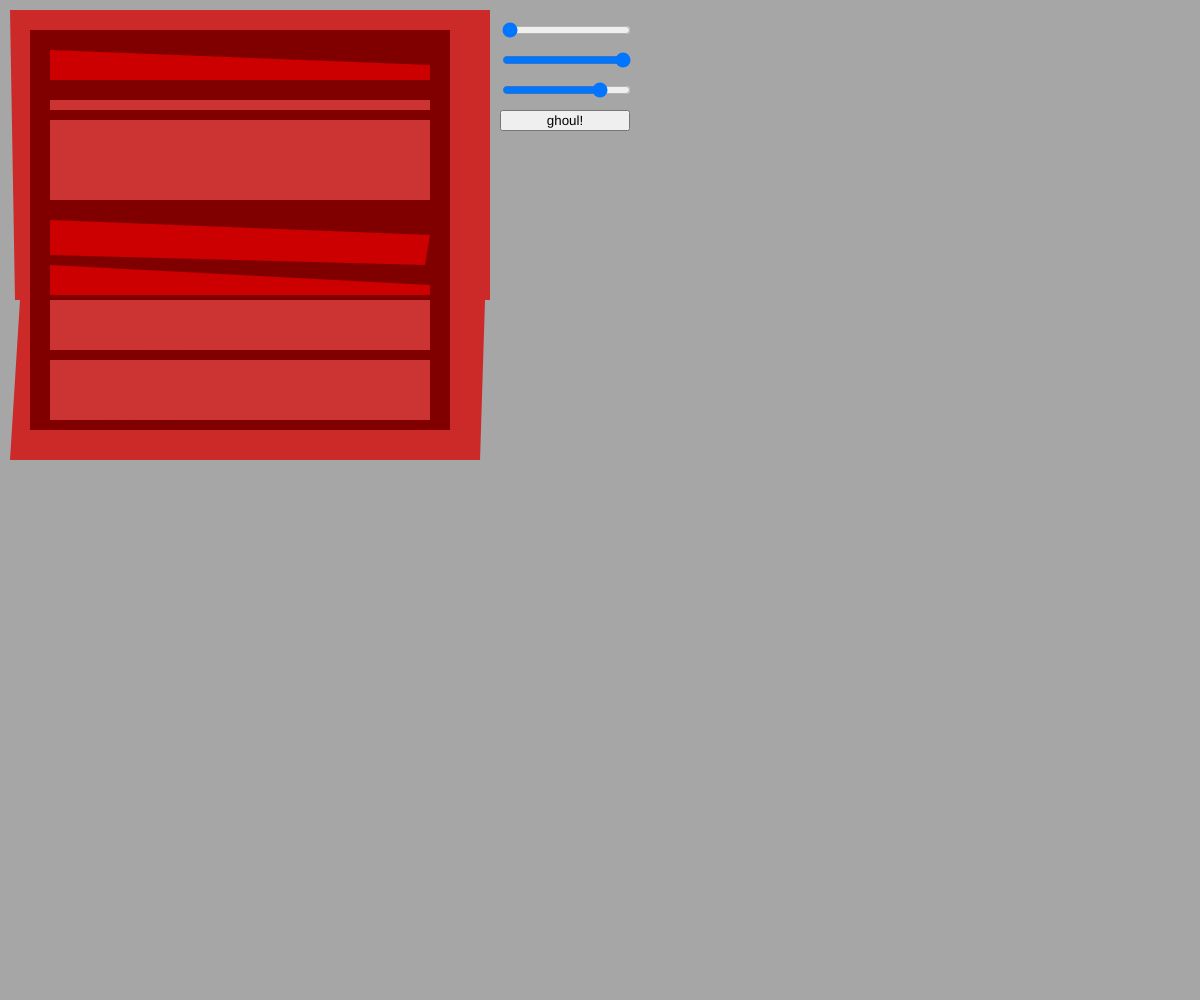
Frame 1 (no input)
Frame 60 (no input): identical to frame 1, image omitted
Frame 120 (the mouse pressed at the canvas centre since frame 60): identical to frame 1, image omitted

The p5.js sketch that drew this single still picture (run headless with seeded random() and noise() and a simulated clock; from frame 60 on, the mouse is pressed at the canvas centre):

// p5.js sketch
// ── sketch.js
var button1;
var button2;
//var ghoul;
var ghouls = [];
var hSlider;
var sSlider;
var bSlider;

function setup() {
  createCanvas(windowWidth, windowHeight);
  //var ghoul = new Ghoul(200, 200, random(255), 1.0); //4 parameters
  colorMode(HSB, 360, 100, 100);
  hSlider = createSlider(0, 360, 0);
  hSlider.position(500, 20);
  sSlider = createSlider(0, 100, 100);
  sSlider.position(500, 50);
  bSlider = createSlider(0, 100, 80);
  bSlider.position(500, 80);
  
  
  button1 = createButton("ghoul!");
  button1.position(500,110);
  button1.style('width', '130px');
  button1.mouseClicked(function() {
    var g = new Ghoul(random(0,windowWidth), random(0,windowHeight), random(160,220), random(.75,3.0));
    ghouls.push(g);
    //console.log("new Ghoul : %o", g)
    //print(g);
    //print(windowWidth,windowHeight);
  
  
  
  })
}

function draw() {
  background(107,0,65);
  
  
  var h = hSlider.value();
  var s = sSlider.value();
  var b = bSlider.value();
  
  fill(h,80,b)
  noStroke();
  quad(10, 10, 490, 10, 490, 300, 15, 300);
  quad(20,300, 485, 300, 480, 460, 10, 460);
  //red background
  
  fill(h,s,50);
  quad(30, 30, 450, 30, 450, 430, 30, 430);
  //brown quad
  
  fill(h,s,b);
  quad(50, 50, 430, 65, 430, 80, 50, 80)
  //pink quad
  
  fill(h, 75, b);
  quad(50, 100, 430, 100, 430, 110, 50, 110);
  //purple thin quad
  
  fill(h, 75, b)
  quad(50, 120, 430, 120, 430, 200, 50, 200);
  //purple large quad
  
  fill(h, 75, b)
  quad(120, 130, 420, 130, 420, 190, 120, 190 );
  //blue center
  
  fill(h,100,b);
  quad(50, 220, 430, 235, 425, 265, 50, 255)
  
  fill(h,100,b);
  quad(50, 265, 430, 285, 430, 295, 50, 295);
  
  fill(h, 75, b);
  quad(50, 300, 430, 300, 430, 350, 50, 350);
  
  fill(h, 75, b);
  quad(100, 305, 430, 310, 430, 340, 100, 347);
  
  fill(h, 75, b);
  quad(50, 360, 430, 360, 430, 420, 50, 420);
  
  fill(h, 75, b);
  quad(100, 365, 430, 365, 430, 410, 100, 418);
  
  //fill(particle.color);
  //noStroke();
  //ellipse(particle.pos.x,particle.pos.y, 100, 100);
  for (var i = 0; i < ghouls.length; i++){
    ghouls [i].display();
    //noLoop();
  }
  

  
}

function Ghoul(x, y, _hue, _scale) {

this.x = x;
this.y = y;
this._hue = _hue;
this._scale = _scale;

//in constructor, just set properties
}
Ghoul.prototype = {
  
  constructor : Ghoul,
  display : function () {
  
  //println(this.x, this.y);
  
  //translate(this.x, this.y);
  push();
  
  scale(this._scale);
  stroke(this._hue);
  
  
  
  noStroke();
  fill(107, 18, 72);
  ellipse(this.x,this.y, 60, 65);
  
  noStroke();
  fill(255);
  ellipse(this.x-8,this.y-8, 7, 8);

  noStroke();
  fill(255);
  ellipse(this.x+11, this.y-8, 7, 8);

  // eye whites


  noStroke();
  fill(0);
  ellipse(this.x-8,this.y-6, 4, 4);

  noStroke();
  fill(0);
  ellipse(this.x+11,this.y-6, 4, 4);

  //pupils

  stroke(0);
  //curve(this.x+8, this.y-10, this.x+30, this.y-5, this.x+20, this.y-15, this.x+2, this.y+20);
  line(this.x+6,this.y-12, this.x+30,this.y-15);

  stroke(0);
  line(this.x-6,this.y-12, this.x-30,this.y-15);
  //curve(this.x+295, this.y+189, this.x+305, this.y+189, this.x+315, this.y+190, this.x+310, this.y+195);

  //eyebrows


  fill(0);
  noStroke();
  arc(this.x,this.y+10, 25, 25, 0, PI, HALF_PI + PI);

  //mouth

  fill(255);
  rect(this.x+2, this.y+11, 3, 5);

  fill(255);
  rect(this.x-5, this.y+11, 3, 4);

  //teeth

  
  fill(0);
  ellipse(this.x,this.y-25, 70, 10);

  fill(0);
  rect(this.x-20, this.y-65, 40, 40);

  //hat


  fill(107, 18, 72);
  triangle(this.x+12, this.y-18, this.x+35, this.y-22, this.x+22, this.y+8);
  triangle(this.x-12, this.y-10, this.x-35, this.y-25, this.x-20, this.y+18);

  pop();
  //ears
    
  }
    
  
  
};
